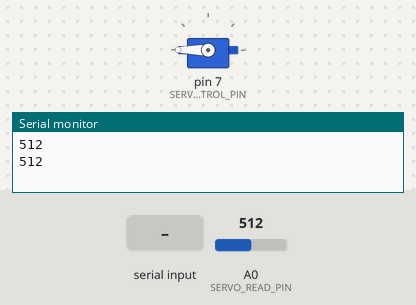
The sketch below on a simulated Arduino Mega 2560, built with avr-gcc and run on an emulated ATmega2560. Shown: servo, the last lines printed to the serial monitor. The test bench sets the inputs (shaded band); at power-on: A0 (SERVO_READ_PIN) = 512.

Above: at 3.2 s.
3.3 s: "W90\n" received over the second serial link
At 4.5 s:
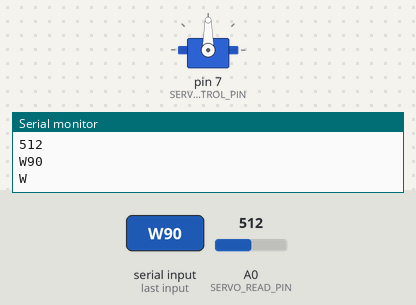
4.8 s: "W\n" received over the second serial link
At 5.6 s:
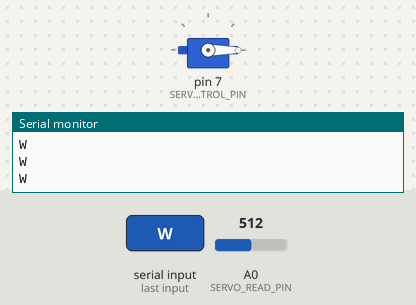
Timing chart, 0 to 7.8 s (numbered marks = the images above; inputs shaded):
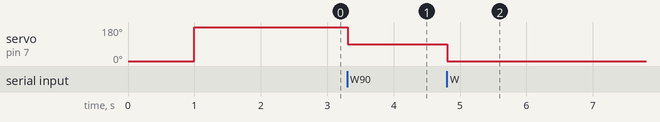

The sketch:

receiver.ino
```cpp
#include <Servo.h>
#define SERVO_CONTROL_PIN 7
#define SERVO_READ_PIN A0

Servo myservo;
byte packet;

int servo_mech_limits[2] = {0, 180};
int servo_raw_sensor_values[2];

void setup() {
  Serial.begin(9600);
  Serial1.begin(9600);
  pinMode(SERVO_READ_PIN, INPUT);
  myservo.attach(SERVO_CONTROL_PIN);
  calibrate_servo();
}

void calibrate_servo(){
  for (int i=0;i<2;i++){
    myservo.write(servo_mech_limits[i]);
    servo_raw_sensor_values[i] = analogRead(SERVO_READ_PIN);
    delay(1000);
    Serial.println(servo_raw_sensor_values[i]);
  }
}

float map2(float x, float in_min, float in_max, float out_min, float out_max) {
  return (x - in_min) * (out_max - out_min) / (in_max - in_min) + out_min;
}

int read_servo_pos(){
    int raw_value = analogRead(SERVO_READ_PIN);

    if (raw_value < servo_raw_sensor_values[1]){
      raw_value = servo_raw_sensor_values[1];
    }
    if (raw_value > servo_raw_sensor_values[0]){
      raw_value = servo_raw_sensor_values[0];
    }
    float retVal = map2(float(raw_value), servo_raw_sensor_values[0],
                                          servo_raw_sensor_values[1],
                                          servo_mech_limits[0],
                                          servo_mech_limits[1]);
    return int(retVal);
}


void loop() {

  String incoming_command;

  if (Serial1.available() > 0){
    int read_value;

    incoming_command = Serial1.readStringUntil('\n');
    Serial.println(incoming_command);

    if (incoming_command.startsWith("W")){  // WRITE
      int value = incoming_command.substring(1).toInt();
      myservo.write(value);
      Serial.println("W");
      Serial1.write("W\n");
    }
    else if (incoming_command.startsWith("R")){
      read_value = read_servo_pos();
      String retVal = incoming_command[0] + String(read_value);
      Serial.println(retVal);
      Serial1.println(retVal + '\n');
    }
    else{
      Serial.println("X");
      Serial1.write("X\n");
    }
  }

  delay(10);
}
```

Measured:
- after the input at 3.3 s, servo on pin 7 (SERVO_CONTROL_PIN): 180° → 90° at once
- after the input at 4.8 s, servo on pin 7 (SERVO_CONTROL_PIN): 90° → 0° at once
